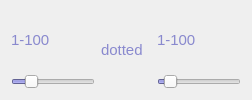
                         <widget class="QWidget" name="half_prime_bar" native="true">
                          <layout class="QHBoxLayout" name="horizontalLayout_14">
                           <item>
                            <layout class="QVBoxLayout" name="verticalLayout_26">
                             <item>
                              <widget class="QLabel" name="half_prime_display">
                               <property name="font">
                                <font>
                                 <pointsize>11</pointsize>
                                </font>
                               </property>
                               <property name="styleSheet">
                                <string notr="true">QLabel {
	color:rgb(137, 137, 206)
	
}</string>
                               </property>
                               <property name="text">
                                <string>1-100</string>
                               </property>
                              </widget>
                             </item>
                             <item>
                              <widget class="QSlider" name="half_prime_slider">
                               <property name="styleSheet">
                                <string notr="true">QSlider {
	selection-background-color: rgb(137, 137, 206);
}
</string>
                               </property>
                               <property name="minimum">
                                <number>0</number>
                               </property>
                               <property name="maximum">
                                <number>100</number>
                               </property>
                               <property name="pageStep">
                                <number>5</number>
                               </property>
                               <property name="value">
                                <number>19</number>
                               </property>
                               <property name="orientation">
                                <enum>Qt::Horizontal</enum>
                               </property>
                              </widget>
                             </item>
                            </layout>
                           </item>
                           <item>
                            <widget class="QLabel" name="dotted_9">
                             <property name="sizePolicy">
                              <sizepolicy hsizetype="Fixed" vsizetype="Fixed">
                               <horstretch>0</horstretch>
                               <verstretch>0</verstretch>
                              </sizepolicy>
                             </property>
                             <property name="minimumSize">
                              <size>
                               <width>50</width>
                               <height>50</height>
                              </size>
                             </property>
                             <property name="maximumSize">
                              <size>
                               <width>50</width>
                               <height>50</height>
                              </size>
                             </property>
                             <property name="font">
                              <font>
                               <pointsize>11</pointsize>
                              </font>
                             </property>
                             <property name="styleSheet">
                              <string notr="true">QLabel {
	color:rgb(137, 137, 206)
	
}</string>
                             </property>
                             <property name="text">
                              <string>dotted</string>
                             </property>
                             <property name="scaledContents">
                              <bool>true</bool>
                             </property>
                             <property name="wordWrap">
                              <bool>true</bool>
                             </property>
                            </widget>
                           </item>
                           <item>
                            <layout class="QVBoxLayout" name="verticalLayout_27">
                             <item>
                              <widget class="QLabel" name="dhalf_prime_display">
                               <property name="font">
                                <font>
                                 <pointsize>11</pointsize>
                                </font>
                               </property>
                               <property name="styleSheet">
                                <string notr="true">QLabel {
	color:rgb(137, 137, 206)
	
}</string>
                               </property>
                               <property name="text">
                                <string>1-100</string>
                               </property>
                              </widget>
                             </item>
                             <item>
                              <widget class="QSlider" name="dhalf_prime_slider">
                               <property name="styleSheet">
                                <string notr="true">QSlider {
	selection-background-color: rgb(137, 137, 206);
}</string>
                               </property>
                               <property name="minimum">
                                <number>0</number>
                               </property>
                               <property name="maximum">
                                <number>100</number>
                               </property>
                               <property name="pageStep">
                                <number>5</number>
                               </property>
                               <property name="value">
                                <number>9</number>
                               </property>
                               <property name="orientation">
                                <enum>Qt::Horizontal</enum>
                               </property>
                              </widget>
                             </item>
                            </layout>
                           </item>
                          </layout>
                         </widget>
